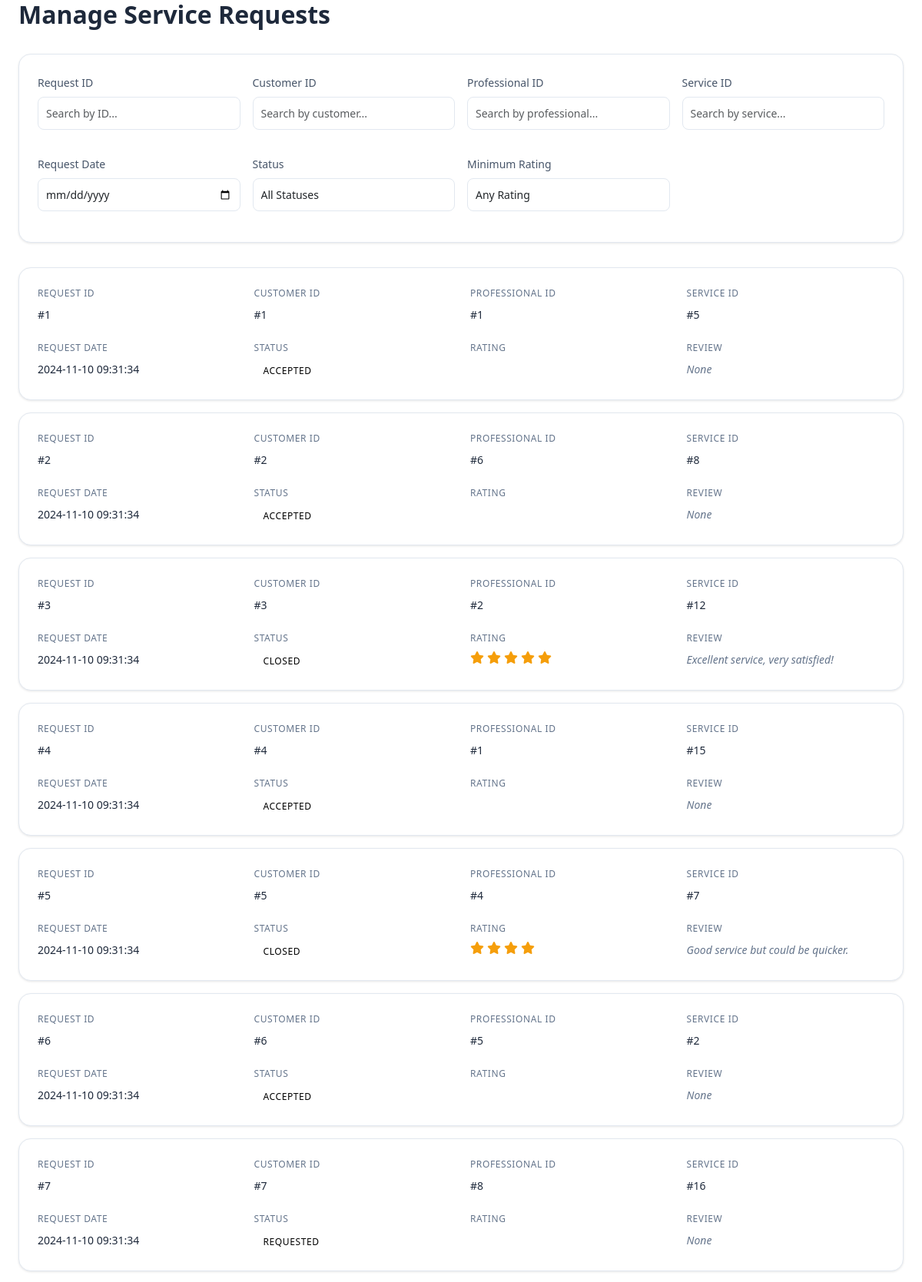
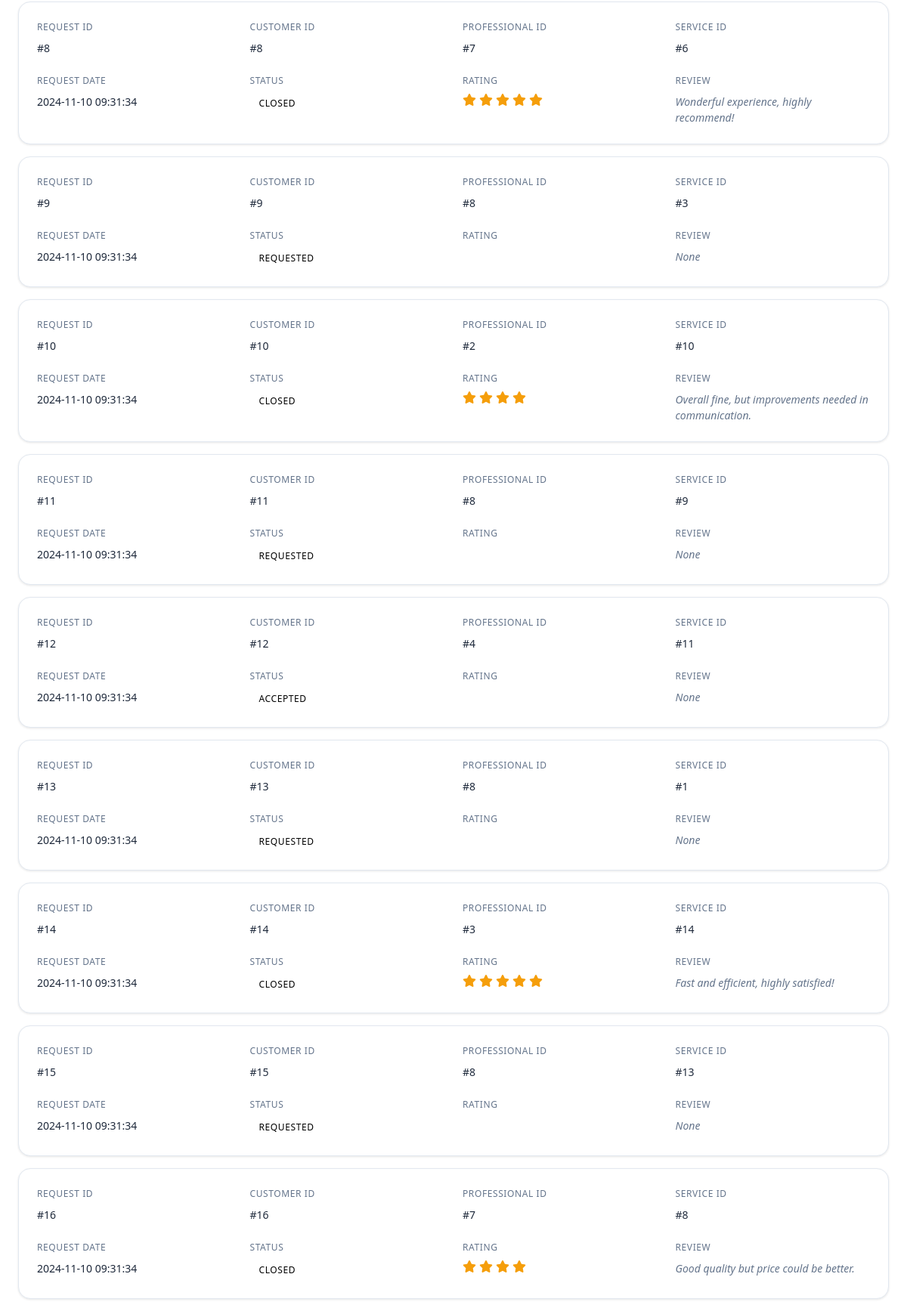
The app's page /Admin_Manage_Requests.html (signed in, upper part) with its own data (2 pictures, top to bottom).
### tables this page shows
CREATE TABLE ServiceRequests (
    RequestID INTEGER PRIMARY KEY,
    CustomerID INTEGER NOT NULL,
    ProfessionalID INTEGER,
    ServiceID INTEGER NOT NULL,
    RequestDate TIMESTAMP DEFAULT CURRENT_TIMESTAMP,
    Status TEXT NOT NULL DEFAULT 'Requested',
    Rating INTEGER,
    Review TEXT,
    FOREIGN KEY (CustomerID) REFERENCES Customers(CustomerID),
    FOREIGN KEY (ProfessionalID) REFERENCES Professionals(ProfessionalID),
    FOREIGN KEY (ServiceID) REFERENCES Services(ServiceID)
);

### backend/app.py (the view, shortened to what this page needs)
@app.route('/Admin_Manage_Requests.html')
def ADMINMANAGEREQUESTS():
    if 'user_type' not in session or session['user_type'] != 'admin':
        return redirect(url_for('login'))
    conn = sqlite3.connect('database.db')
    cursor = conn.cursor()
    cursor.execute("SELECT * FROM ServiceRequests")
    services = cursor.fetchall()
    conn.close()
    return render_template('Admin_Manage_Requests.html', services=services)

### templates/Admin_Manage_Requests.html (shortened to what this page needs)
<!DOCTYPE html>
<html lang="en">
<head>
    <link href="https://cdnjs.cloudflare.com/ajax/libs/bootstrap/5.3.0/css/bootstrap.min.css" rel="stylesheet">
    <link href="https://cdnjs.cloudflare.com/ajax/libs/font-awesome/6.4.0/css/all.min.css" rel="stylesheet">
    <link href="https://cdnjs.cloudflare.com/ajax/libs/animate.css/4.1.1/animate.min.css" rel="stylesheet">
</head>
<body>
    <div class="dashboard-container">
        <div class="page-header">
            <h1 class="page-title">Manage Service Requests</h1>
        </div>
        <div class="filters-container">
            <div class="row g-3">
                <div class="col-md-3 col-sm-6">
                    <div class="filter-group">
                        <label for="requestIdFilter" class="form-label">Request ID</label>
                        <input type="text" class="form-control" id="requestIdFilter" placeholder="Search by ID...">
                    </div>
                </div>
                <div class="col-md-3 col-sm-6">
                    <div class="filter-group">
                        <label for="customerIdFilter" class="form-label">Customer ID</label>
                        <input type="text" class="form-control" id="customerIdFilter" placeholder="Search by customer...">
                    </div>
                </div>
                <div class="col-md-3 col-sm-6">
                    <div class="filter-group">
                        <label for="professionalIdFilter" class="form-label">Professional ID</label>
                        <input type="text" class="form-control" id="professionalIdFilter" placeholder="Search by professional...">
                    </div>
                </div>
                <div class="col-md-3 col-sm-6">
                    <div class="filter-group">
                        <label for="serviceIdFilter" class="form-label">Service ID</label>
                        <input type="text" class="form-control" id="serviceIdFilter" placeholder="Search by service...">
                    </div>
                </div>
                <div class="col-md-3 col-sm-6">
                    <div class="filter-group">
                        <label for="dateFilter" class="form-label">Request Date</label>
                        <input type="date" class="form-control" id="dateFilter">
                    </div>
                </div>
                <div class="col-md-3 col-sm-6">
                    <div class="filter-group">
                        <label for="statusFilter" class="form-label">Status</label>
                        <select class="form-control" id="statusFilter">
                            <option value="">All Statuses</option>
                        </select>
                    </div>
                </div>
                <div class="col-md-3 col-sm-6">
                    <div class="filter-group">
                        <label for="ratingFilter" class="form-label">Minimum Rating</label>
                        <select class="form-control" id="ratingFilter">
                            <option value="">Any Rating</option>
                        </select>
                    </div>
                </div>
            </div>
        </div>
        <div id="requestsContainer">
            {% if services %}
                {% for service in services %}
                    <div class="request-card animate-fade-in">
                        <div class="request-grid">
                            <div class="info-group">
                                <span class="info-label">Request ID</span>
                                <span class="info-value" data-request-id="{{ service[0] }}">#{{ service[0] }}</span>
                            </div>
                            <div class="info-group">
                                <span class="info-label">Customer ID</span>
                                <span class="info-value" data-customer-id="{{ service[1] }}">#{{ service[1] }}</span>
                            </div>
                            <div class="info-group">
                                <span class="info-label">Professional ID</span>
                                <span class="info-value" data-professional-id="{{ service[2] }}">#{{ service[2] }}</span>
                            </div>
                            <div class="info-group">
                                <span class="info-label">Service ID</span>
                                <span class="info-value" data-service-id="{{ service[3] }}">#{{ service[3] }}</span>
                            </div>
                            <div class="info-group">
                                <span class="info-label">Request Date</span>
                                <span class="info-value" data-date="{{ service[4] }}">{{ service[4] }}</span>
                            </div>
                            <div class="info-group">
                                <span class="info-label">Status</span>
                                <span class="status-badge status-{{ service[5]|lower }}" data-status="{{ service[5] }}">
                                    {{ service[5] }}
                                </span>
                            </div>
                            <div class="info-group">
                                <span class="info-label">Rating</span>
                                <span class="rating-stars" data-rating="{{ service[6] }}">
                                    {% for i in range(service[6]|int) %}
                                        <i class="fas fa-star"></i>
                                    {% endfor %}
                                </span>
                            </div>
                            <div class="info-group">
                                <span class="info-label">Review</span>
                                <span class="review-text">{{ service[7] }}</span>
                            </div>
                        </div>
                    </div>
                {% endfor %}
            {% else %}
                <div class="empty-state">
                    <i class="fas fa-clipboard-list fa-3x empty-state-icon"></i>
                    <h3 class="empty-state-title">No Requests Found</h3>
                    <p class="empty-state-description">There are currently no service requests in the system.</p>
                </div>
            {% endif %}
        </div>
    </div>
</body>
</html>

### templates/Admin_Manage_Requests.html (style rules this page uses)
body { font-family: 'Segoe UI', Tahoma, Geneva, Verdana, sans-serif; background-image: url('static/3.jpg'); background-size: cover; background-repeat: repeat; color: black; flex-direction: column; min-height: 100vh; }
.dashboard-container { max-width: 1400px; margin: 0 auto; padding: 0 1.5rem; }
.page-header { margin-bottom: 2rem; }
.page-title { color: #1e293b; font-weight: 700; font-size: 2rem; margin-bottom: 0.5rem; }
.filters-container { background: white; border-radius: 1rem; padding: 1.5rem; margin-bottom: 2rem; box-shadow: 0 1px 3px rgba(0,0,0,0.1); border: 1px solid #e2e8f0; }
.filter-group { margin-bottom: 1rem; }
.form-label { font-size: 0.875rem; font-weight: 500; color: #475569; margin-bottom: 0.5rem; }
.form-control { border-radius: 0.5rem; border: 1px solid #e2e8f0; padding: 0.625rem; font-size: 0.875rem; transition: all 0.2s; }
.request-card { background: white; border-radius: 1rem; padding: 1.5rem; margin-bottom: 1rem; box-shadow: 0 1px 3px rgba(0,0,0,0.1); border: 1px solid #e2e8f0; transition: all 0.2s; }
.request-grid { display: grid; grid-template-columns: repeat(auto-fit, minmax(250px, 1fr)); gap: 1.5rem; }
.info-group { display: flex; flex-direction: column; gap: 0.5rem; }
.info-label { font-size: 0.75rem; text-transform: uppercase; letter-spacing: 0.05em; color: #64748b; font-weight: 500; }
.info-value { font-size: 0.875rem; color: #1e293b; font-weight: 500; }
.status-badge { display: inline-flex; align-items: center; padding: 0.25rem 0.75rem; border-radius: 9999px; font-size: 0.75rem; font-weight: 500; text-transform: uppercase; letter-spacing: 0.05em; }
.rating-stars { color: #f59e0b; display: flex; gap: 0.25rem; }
.review-text { font-size: 0.875rem; color: #64748b; font-style: italic; line-height: 1.5; }
.animate-fade-in { animation: fadeIn 0.3s ease-in-out; }

### records on screen
ServiceRequests: RequestID "1", CustomerID "1", ProfessionalID "1", ServiceID "5", RequestDate "2024-11-10 09:31:34", Status "ACCEPTED", service "None"
ServiceRequests: RequestID "2", CustomerID "2", ProfessionalID "6", ServiceID "8", RequestDate "2024-11-10 09:31:34", Status "ACCEPTED", service "None"
ServiceRequests: RequestID "3", CustomerID "3", ProfessionalID "2", ServiceID "12", RequestDate "2024-11-10 09:31:34", Status "CLOSED", Rating 5 (drawn), Review "Excellent service, very satisfied!"
ServiceRequests: RequestID "4", CustomerID "4", ProfessionalID "1", ServiceID "15", RequestDate "2024-11-10 09:31:34", Status "ACCEPTED", service "None"
ServiceRequests: RequestID "5", CustomerID "5", ProfessionalID "4", ServiceID "7", RequestDate "2024-11-10 09:31:34", Status "CLOSED", Rating 4 (drawn), Review "Good service but could be quicker."
ServiceRequests: RequestID "6", CustomerID "6", ProfessionalID "5", ServiceID "2", RequestDate "2024-11-10 09:31:34", Status "ACCEPTED", service "None"
ServiceRequests: RequestID "7", CustomerID "7", ProfessionalID "8", ServiceID "16", RequestDate "2024-11-10 09:31:34", Status "REQUESTED", service "None"
ServiceRequests: RequestID "8", CustomerID "8", ProfessionalID "7", ServiceID "6", RequestDate "2024-11-10 09:31:34", Status "CLOSED", Rating 5 (drawn), Review "Wonderful experience, highly recommend!"
ServiceRequests: RequestID "9", CustomerID "9", ProfessionalID "8", ServiceID "3", RequestDate "2024-11-10 09:31:34", Status "REQUESTED", service "None"
ServiceRequests: RequestID "10", CustomerID "10", ProfessionalID "2", ServiceID "10", RequestDate "2024-11-10 09:31:34", Status "CLOSED", Rating 4 (drawn), Review "Overall fine, but improvements needed in communication."
ServiceRequests: RequestID "11", CustomerID "11", ProfessionalID "8", ServiceID "9", RequestDate "2024-11-10 09:31:34", Status "REQUESTED", service "None"
ServiceRequests: RequestID "12", CustomerID "12", ProfessionalID "4", ServiceID "11", RequestDate "2024-11-10 09:31:34", Status "ACCEPTED", service "None"
ServiceRequests: RequestID "13", CustomerID "13", ProfessionalID "8", ServiceID "1", RequestDate "2024-11-10 09:31:34", Status "REQUESTED", service "None"
ServiceRequests: RequestID "14", CustomerID "14", ProfessionalID "3", ServiceID "14", RequestDate "2024-11-10 09:31:34", Status "CLOSED", Rating 5 (drawn), Review "Fast and efficient, highly satisfied!"
ServiceRequests: RequestID "15", CustomerID "15", ProfessionalID "8", ServiceID "13", RequestDate "2024-11-10 09:31:34", Status "REQUESTED", service "None"
ServiceRequests: RequestID "16", CustomerID "16", ProfessionalID "7", ServiceID "8", RequestDate "2024-11-10 09:31:34", Status "CLOSED", Rating 4 (drawn), Review "Good quality but price could be better."
